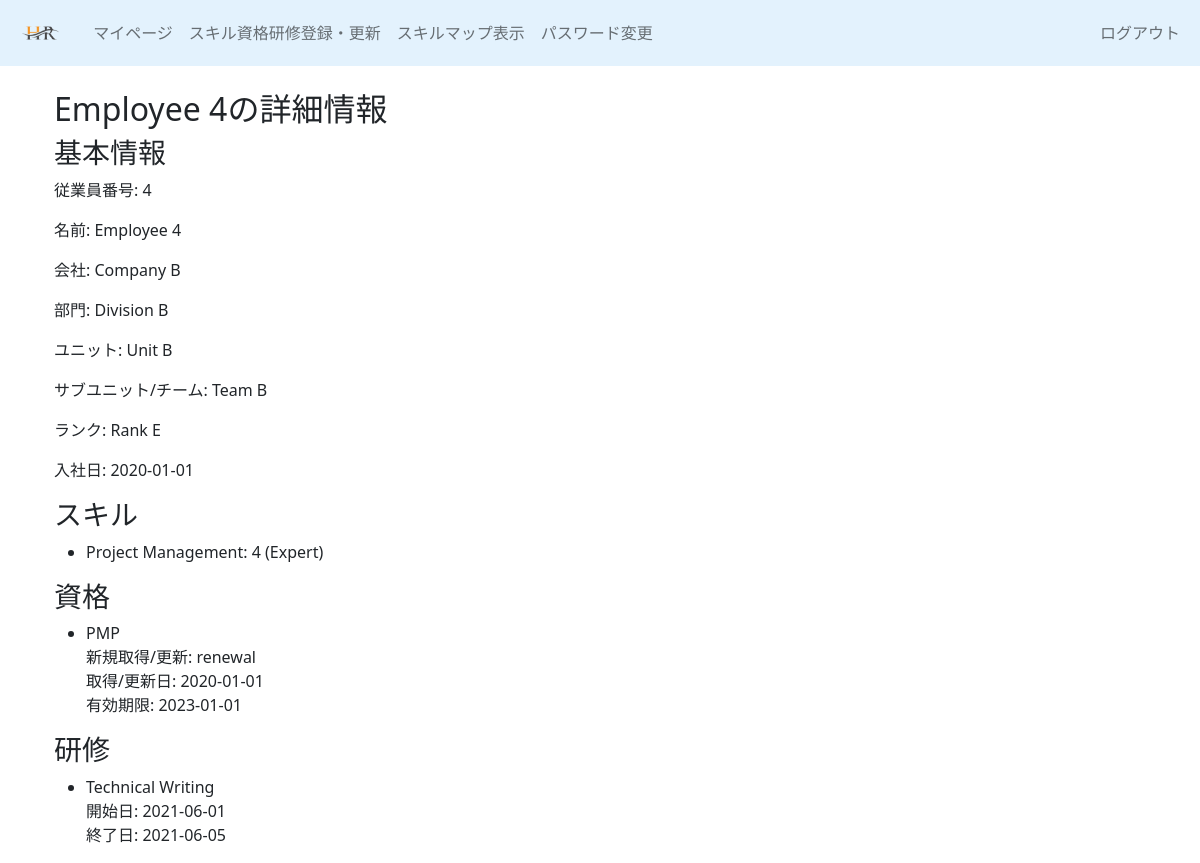
The app's page /employee_detail/4 with its own data.
### tableapp/models/skillmap.py (models this page shows, shortened)
class EmployeeData(db.Model):
    __tablename__ = 'employee_data'
    id = db.Column(db.Integer, primary_key=True)
    employee_num = db.Column(db.Integer, unique=True, nullable=False)
    name = db.Column(db.String(255))
    email = db.Column(db.String(255))
    company = db.Column(db.String(255))
    division = db.Column(db.String(255))
    unit = db.Column(db.String(255))
    subunit_team = db.Column(db.String(255))
    rank = db.Column(db.String(255))
    date_of_join = db.Column(db.Date)
    evaluation_target = db.Column(JSON, default=[])
    password_hash = db.Column(db.String(128))  # Add password hash field
    employee_skills = db.relationship('EmployeeSkill', back_populates='employee', cascade='all, delete-orphan')
    employee_qualifications = db.relationship('EmployeeQualification', back_populates='employee', cascade='all, delete-orphan')
    employee_trainings = db.relationship('EmployeeTraining', back_populates='employee', cascade='all, delete-orphan')
    pending_skills = db.relationship('PendingSkill', back_populates='employee', cascade='all, delete-orphan')
    pending_qualifications = db.relationship('PendingQualification', back_populates='employee', cascade='all, delete-orphan')
    pending_trainings = db.relationship('PendingTraining', back_populates='employee', cascade='all, delete-orphan')
    registration_history = db.relationship('RegistrationHistory', back_populates='employee', cascade='all, delete-orphan')

class SkillList(db.Model):
    __tablename__ = 'skill_list'
    id = db.Column(db.Integer, primary_key=True)
    skill_name = db.Column(db.String(255))
    prof_level_1 = db.Column(db.String(255))
    prof_level_2 = db.Column(db.String(255))
    prof_level_3 = db.Column(db.String(255))
    prof_level_4 = db.Column(db.String(255))
    prof_level_5 = db.Column(db.String(255))
    employee_skills = db.relationship('EmployeeSkill', back_populates='skill', cascade='all, delete-orphan')

class QualificationList(db.Model):
    __tablename__ = 'qualification_list'
    id = db.Column(db.Integer, primary_key=True)
    qualification_name = db.Column(db.String(255))
    employee_qualifications = db.relationship('EmployeeQualification', back_populates='qualification', cascade='all, delete-orphan')

class EmployeeQualification(db.Model):
    __tablename__ = 'employee_qualification'
    id = db.Column(db.Integer, primary_key=True)
    employee_num = db.Column(db.Integer, db.ForeignKey('employee_data.employee_num'), nullable=False)
    qualification_id = db.Column(db.Integer, db.ForeignKey('qualification_list.id'), nullable=False)
    newacq_renewal = db.Column(db.String(255))
    acq_renew_date = db.Column(db.Date)
    expiry_date = db.Column(db.Date)
    qualification = db.relationship('QualificationList', back_populates='employee_qualifications')
    employee = db.relationship('EmployeeData', back_populates='employee_qualifications')

class TrainingList(db.Model):
    __tablename__ = 'training_list'
    id = db.Column(db.Integer, primary_key=True)
    training_name = db.Column(db.String(255))
    employee_trainings = db.relationship('EmployeeTraining', back_populates='training', cascade='all, delete-orphan')

class EmployeeTraining(db.Model):
    __tablename__ = 'employee_training'
    id = db.Column(db.Integer, primary_key=True)
    employee_num = db.Column(db.Integer, db.ForeignKey('employee_data.employee_num'), nullable=False)
    training_id = db.Column(db.Integer, db.ForeignKey('training_list.id'), nullable=False)
    start_date = db.Column(db.Date)
    end_date = db.Column(db.Date)
    training = db.relationship('TrainingList', back_populates='employee_trainings')
    employee = db.relationship('EmployeeData', back_populates='employee_trainings')

### tableapp/views.py (the view)
@app.route('/employee_detail/<int:employee_id>')
def employee_detail(employee_id):
    employee = EmployeeData.query.get_or_404(employee_id)
    skills = EmployeeSkill.query.filter_by(employee_num=employee.employee_num).all()
    qualifications = EmployeeQualification.query.filter_by(employee_num=employee.employee_num).all()
    trainings = EmployeeTraining.query.filter_by(employee_num=employee.employee_num).all()
    skill_details = []
    for skill in skills:
        skill_info = SkillList.query.get(skill.skill_id)
        proficiency_levels = {
            '1': skill_info.prof_level_1,
            '2': skill_info.prof_level_2,
            '3': skill_info.prof_level_3,
            '4': skill_info.prof_level_4,
            '5': skill_info.prof_level_5,
        }
        skill_details.append({
            'name': skill_info.skill_name,
            'level': skill.level,
            'prof_level': proficiency_levels.get(str(skill.level), '-')  # Get proficiency level description
        })
    qualification_details = []
    for qualification in qualifications:
        qualification_info = QualificationList.query.get(qualification.qualification_id)
        qualification_details.append({
            'name': qualification_info.qualification_name,
            'newacq_renewal': qualification.newacq_renewal,
            'acq_renew_date': qualification.acq_renew_date,
            'expiry_date': qualification.expiry_date
        })
    training_details = []
    for training in trainings:
        training_info = TrainingList.query.get(training.training_id)
        training_details.append({
            'name': training_info.training_name,
            'start_date': training.start_date,
            'end_date': training.end_date
        })
    return render_template('tableapp/employee_detail.html', employee=employee, skills=skill_details, qualifications=qualification_details, trainings=training_details)

### tableapp/templates/tableapp/employee_detail.html
{% if session['user_role'] == 'admin' %}
    {% extends "admin_layout.html" %}
{% else %}
    {% extends "employee_layout.html" %}
{% endif %}
{% block content %}
<div class="container mt-4">
    <h2>{{ employee.name }}の詳細情報</h2>
    <h3>基本情報</h3>
    <p>従業員番号: {{ employee.employee_num }}</p>
    <p>名前: {{ employee.name }}</p>
    <p>会社: {{ employee.company }}</p>
    <p>部門: {{ employee.division }}</p>
    <p>ユニット: {{ employee.unit }}</p>
    <p>サブユニット/チーム: {{ employee.subunit_team }}</p>
    <p>ランク: {{ employee.rank }}</p>
    <p>入社日: {{ employee.date_of_join }}</p>
    <h3>スキル</h3>
    <ul>
        {% for skill in skills %}
            <li>{{ skill.name }}: {{ skill.level }} ({{ skill.prof_level }})</li>
        {% endfor %}
    </ul>
    <h3>資格</h3>
    <ul>
        {% for qualification in qualifications %}
            <li>
                {{ qualification.name }}<br>
                新規取得/更新: {{ qualification.newacq_renewal }}<br>
                取得/更新日: {{ qualification.acq_renew_date }}<br>
                有効期限: {{ qualification.expiry_date }}
            </li>
        {% endfor %}
    </ul>
    <h3>研修</h3>
    <ul>
        {% for training in trainings %}
            <li>
                {{ training.name }}<br>
                開始日: {{ training.start_date }}<br>
                終了日: {{ training.end_date }}
            </li>
        {% endfor %}
    </ul>
</div>
{% endblock %}

### records on screen
EmployeeData: name "Employee 4", employee_num "4", company "Company B", division "Division B", unit "Unit B", subunit_team "Team B", rank "Rank E", date_of_join "2020-01-01"
SkillList: name "Project Management", level "4", prof_level "Expert"
QualificationList: name "PMP"
EmployeeQualification: newacq_renewal "renewal", acq_renew_date "2020-01-01", expiry_date "2023-01-01"
TrainingList: name "Technical Writing", start_date "2021-06-01", end_date "2021-06-05"
